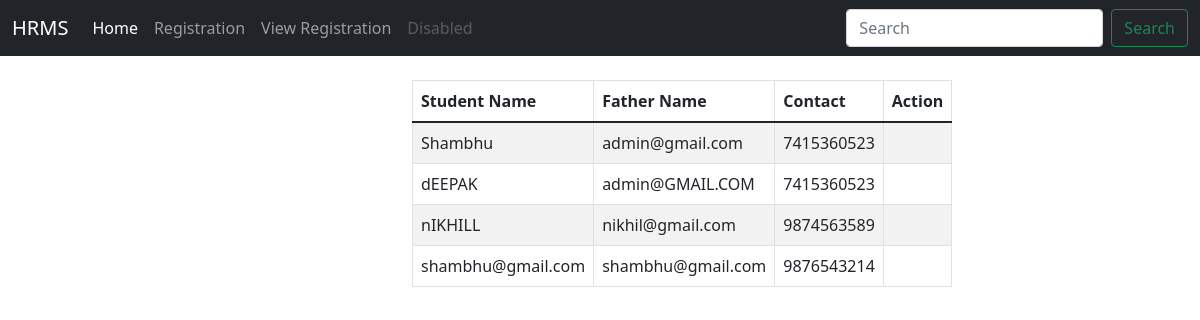
Page /view_registration on the committed database.
### logsapis/models.py (models this page shows, shortened)
class Contact(models.Model):
    name = models.CharField(max_length=122)
    email = models.CharField(max_length=122)
    phone = models.CharField(max_length=12)
    desc  = models.TextField()
    date  = models.TextField()

### logsapis/views.py (the view)
# urls.py: path('view_registration', views.viewRegistration, name='View registration'),
def viewRegistration(request):
    Display_Student = Contact.objects.all()
    return render(request,'viewRegistration.html',{'Display_Student':Display_Student})

### templates/viewRegistration.html (shortened to what this page needs)
{% extends 'base.html' %}
{% block body %}
<div class="container my-4 col-4">
    <table id="example1" class="table table-bordered table-striped">
        <thead>
            <tr>
                <th>Student Name</th>
                <th>Father Name</th>
                <th>Contact</th>
                <th>Action</th>
            </tr>
        </thead>
        <tbody>
            {% for student in Display_Student %}
            <tr>
                <td>{{student.name}}</td>
                <td>{{student.email}}</td>
                <td>{{student.phone}}</td>
                <td>
                  </td>
            </tr>
            {% endfor %}
        </tbody>
      </table>
</div>
{% endblock body %}

### templates/base.html (shortened to what this page needs)
<!doctype html>
<html lang="en">
  <head>
    <link href="https://cdn.jsdelivr.net/npm/bootstrap@5.1.3/dist/css/bootstrap.min.css" rel="stylesheet">
  </head>
  <body>
    <nav class="navbar navbar-expand-lg navbar-dark bg-dark">
        <div class="container-fluid">
          <a class="navbar-brand" href="#">HRMS</a>
          <div class="collapse navbar-collapse" id="navbarSupportedContent">
            <ul class="navbar-nav me-auto mb-2 mb-lg-0">
              <li class="nav-item">
                <a class="nav-link active" aria-current="page" href="/">Home</a>
              </li>
              <li class="nav-item">
                <a class="nav-link" href="/registration">Registration</a>
              </li>
              <li class="nav-item">
                <a class="nav-link" href="/view_registration">View Registration</a>
              </li>
              <li class="nav-item">
                <a class="nav-link disabled">Disabled</a>
              </li>
            </ul>
            <form class="d-flex">
              <input class="form-control me-2" type="search" placeholder="Search" aria-label="Search">
              <button class="btn btn-outline-success" type="submit">Search</button>
            </form>
          </div>
        </div>
    </nav>
    {% block body %}{% endblock body %}
  </body>
</html>

### rows in the picture
Contact: name "Shambhu", email "admin@gmail.com", phone "7415360523"
Contact: name "dEEPAK", email "admin@GMAIL.COM", phone "7415360523"
Contact: name "nIKHILL", email "nikhil@gmail.com", phone "9874563589"
Contact: name "shambhu@gmail.com", email "shambhu@gmail.com", phone "9876543214"
